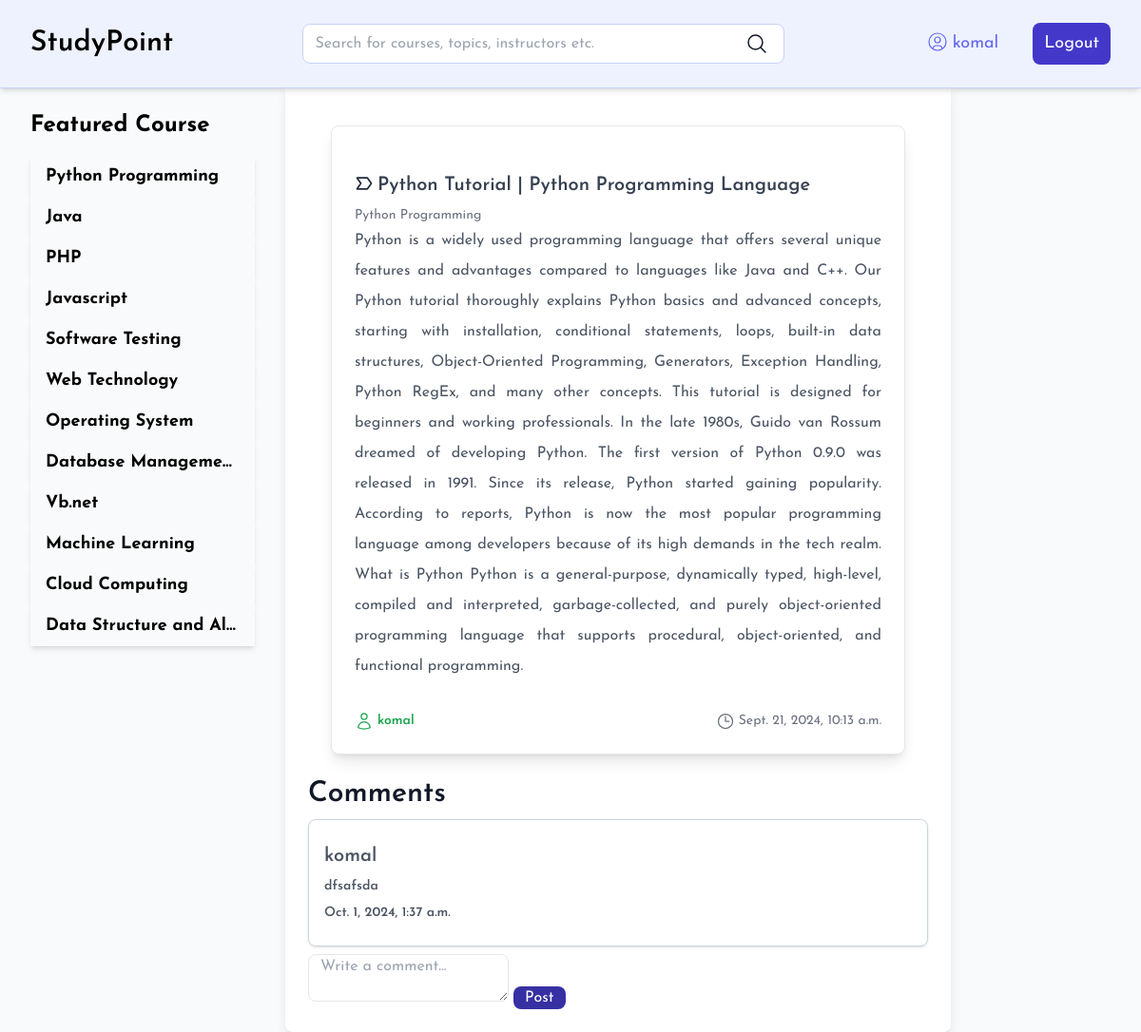
/single-view/1 (signed in), run on the app's committed database.
### cms/models.py (models this page shows, shortened)
class Topics(models.Model):
    name = models.CharField(max_length=200)
    description = models.TextField()
    created_at = models.DateTimeField(auto_now_add=True)

class Content(models.Model):
    topic = models.ForeignKey(Topics, on_delete=models.CASCADE)
    tutorial = models.ForeignKey(Tutorial, on_delete=models.CASCADE)
    title = models.CharField(max_length=200)
    content = models.TextField()
    created_at = models.DateTimeField(auto_now_add=True)
    image = models.ImageField(upload_to='content/')
    author = models.ForeignKey(User, on_delete=models.SET_NULL, blank=True, null=True)

class Comment(models.Model):
    content_id = models.ForeignKey(Content, on_delete=models.CASCADE)
    user_id = models.ForeignKey(User, on_delete=models.CASCADE)
    comment = models.TextField()
    created_at = models.DateTimeField(default=timezone.now)

### cms/views.py (the view)
# urls.py: path("single-view/<int:content_id>", singleView, name="singleView"),
def singleView(req, content_id):
    content = Content.objects.get(pk=content_id)
    data={}
    data['title'] = content.title
    data['categories'] = Topics.objects.all()
    data['post'] = Content.objects.get(id=content_id)
    data['comments'] = Comment.objects.filter(content_id=content_id)
    return render(req, 'singleView.html', data)

### templates/singleView.html (shortened to what this page needs)
{% extends 'base.html' %}
{% block "content" %}
    <div class="flex-1 flex flex-col p-6 space-y-4">
        <div class="flex p-6 bg-white rounded-lg shadow-lg border border-gray-200 gap-2">
            <div class="flex flex-col w-full mt-4">
                <p class="text-xl font-semibold flex gap-1 my-2 text-gray-700">
                    <svg class="w-5 h-5 text-gray-800 dark:text-black mt-0.5" aria-hidden="true" xmlns="http://www.w3.org/2000/svg" width="20" height="20" fill="none" viewBox="0 0 24 24">
                        <path stroke="currentColor" stroke-linecap="round" stroke-linejoin="round" stroke-width="2" d="M16.153 19 21 12l-4.847-7H3l4.848 7L3 19h13.153Z"/>
                      </svg>
                    {{ post.title }}
                </p>
                <p class="text-sm text-gray-500">{{post.topic.name}}</p>
                <p class="text-base text-gray-600 mb-4 leading-loose text-justify">{{ post.content }}</p>
                <div class="flex items-center justify-between mt-4">
                    <span class="text-sm text-green-600 font-semibold flex gap-1">
                        {{ post.author }}
                    </span>
                    <span class="text-sm text-gray-500 flex gap-1">
                        <svg xmlns="http://www.w3.org/2000/svg" fill="none" viewBox="0 0 24 24" stroke-width="1.5" stroke="currentColor" class="w-5 h-5">
                            <path stroke-linecap="round" stroke-linejoin="round" d="M12 6v6h4.5m4.5 0a9 9 0 1 1-18 0 9 9 0 0 1 18 0Z" />
                        </svg>
                        {{ post.created_at}}
                    </span>
                </div>
            </div>
        </div>
    </div>
   <div class="flex flex-col">
    <div class="text-3xl font-semibold">Comments</div>
   {% for comment in comments %}
   <div class="flex p-4 border border-slate-300 my-2 rounded-lg shadow">
    <div class="flex-[4]">
        <div class="text-xl my-2 font-semibold text-gray-600">{{comment.user_id}}</div>
        <div class="text-sm my-2 font-semibold text-gray-600">{{comment.comment}}</div>
        <div class="text-sm my-2 font-semibold text-gray-600">{{comment.created_at}}</div>
    </div>
</div>
   {% endfor %}
   {% if request.user.is_authenticated %}
   <form action="{% url 'saveComment' post.id %}" method="post">
       <textarea name="comment" class="flex-1 px-3 border border-gray-200 rounded-lg" placeholder="Write a comment..." id=""></textarea>
       <button type="submit" class="bg-indigo-800 px-3 rounded-lg text-white flex-[0.1]">Post</button>
   </form>
   {% endif %}
</div>
{% endblock %}

### templates/base.html (shortened to what this page needs)
<!DOCTYPE html>
<html lang="en">
<head>
    <script src="https://cdn.tailwindcss.com"></script>
</head>
<body class="bg-gray-50 text-gray-900">
    <div class="flex flex-1 justify-between bg-indigo-50 py-6 border-b border-indigo-200 px-8 items-center shadow-md mb-5 fixed w-full ">
        <a href="{% url 'homePage' %}"><h1 class="text-3xl font-semibold text-black">StudyPoint</h1></a>
        <form action="{% url 'search' %}" method="get" class="flex bg-white rounded-lg w-full mx-[12%] border border-indigo-200">
            <input type="text" placeholder="Search for courses, topics, instructors etc." name="q" class="bg-transparent w-full px-3 py-2 rounded-lg">
            <button type="submit" class="px-4 py-2 rounded-lg flex">
                <svg xmlns="http://www.w3.org/2000/svg" fill="none" viewBox="0 0 24 24" stroke-width="1.5" stroke="currentColor" class="size-6">
                    <path stroke-linecap="round" stroke-linejoin="round" d="m21 21-5.197-5.197m0 0A7.5 7.5 0 1 0 5.196 5.196a7.5 7.5 0 0 0 10.607 10.607Z" />
                  </svg>
            </button>
        </form>
        <nav class="flex space-x-6 text-lg">
            {% if user.is_authenticated %}
                <a href="{% url 'homePage' %}" class="px-3 py-2 rounded-lg text-indigo-500 hover:text-indigo-800 flex flex-1 gap-1">
                    {{user.username}}
                </a>
                <a href="{% url 'logout' %}" class="text-white px-3 py-2 rounded-lg hover:text-indigo-500 transition duration-1000 bg-indigo-700 hover:bg-indigo-50">Logout</a>
            {% else %}
                <a href="{% url 'register' %}" class="text-black hover:text-indigo-500 transition duration-300">SignUp</a>
                <a href="{% url 'login' %}" class="text-black hover:text-indigo-500 transition duration-300">Login</a>
            {% endif %}
        </nav>
    </div>
    <div class="flex flex-1 pt-[7%]">
        <div class="w-3/12 p-8">
            <h2 class="text-2xl font-bold text-black mb-4">Featured Course</h2>
            <div class="flex flex-col">
                {% for cat in categories %}
                    <a href="{% url 'filter' cat.id %}"
                       class="{% if cat.id == active_category_id %}bg-indigo-800 text-white{% else %}bg-gray-50 hover:bg-indigo-50 {% endif %} text-black shadow-md text-[18px] px-4 font-bold py-2 truncate">
                        {{ cat.name }}
                    </a>
                {% endfor %}
            </div>
        </div>
        <div class="w-9/12 bg-white shadow-lg rounded-lg p-6 w-[700px]">
            {% block "content" %}{% endblock %}
        </div>
    </div>
</body>
</html>

### templates/base.html (style rules this page uses)
* { font-family: "Josefin Sans", sans-serif!important; }

### data on the page
Topics: name "Python Programming"
Topics: name "Java"
Topics: name "PHP"
Topics: name "Javascript"
Topics: name "Software Testing"
Topics: name "Web Technology"
Topics: name "Operating System"
Topics: name "Database Manageme…"
Topics: name "Vb.net"
Topics: name "Machine Learning"
Topics: name "Cloud Computing"
Topics: name "Data Structure and Al…"
Content: title "Python Tutorial | Python Programming Language", topic.name "Python Programming", content "Python is a widely used programming language that offers several unique features and advantages compared to languages like Java and C++. Our Python tutorial thoroughly explains Python basics and advanced concepts, starting with installation, conditional statements, loops, built-in data structures, Object-Oriented Programming, Generators, Exception Handling, Python RegEx, and many other concepts. This tutorial is designed for beginners and working professionals. In the late 1980s, Guido van Rossum dreamed of developing Python. The first version of Python 0.9.0 was released in 1991. Since its release, Python started gaining popularity. According to reports, Python is now the most popular…", author "komal", created_at "Sept. 21, 2024, 10:13 a.m."
Comment: user_id "komal", comment "dfsafsda", created_at "Oct. 1, 2024, 1:37 a.m."

### other printed values
{{ user.username }} "komal"
